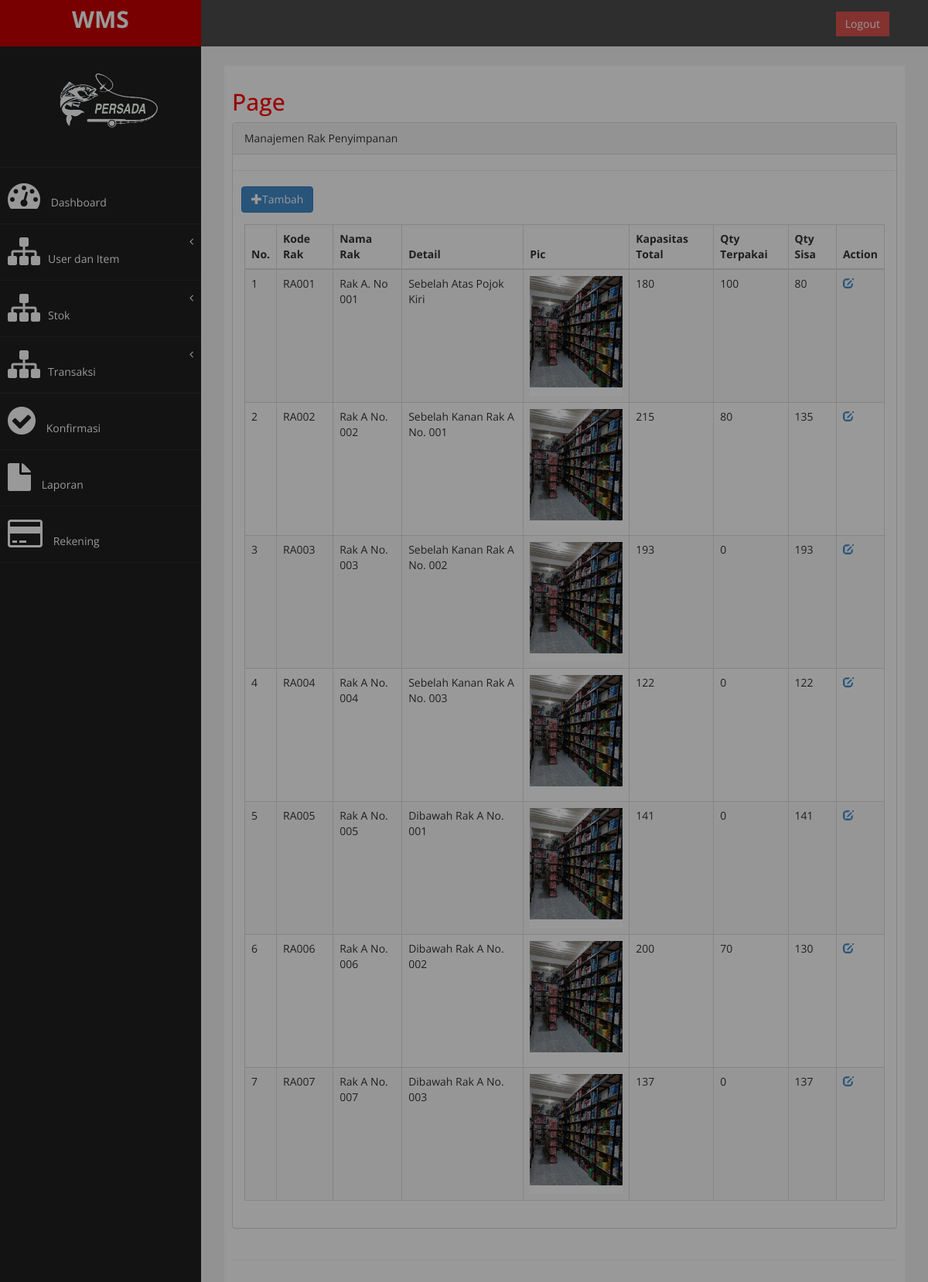
/admin/admin.php?halaman=manajemen_lokasi (signed in), run on the app's committed database.
### tables this page shows
CREATE TABLE `master_location` (
  `id_loc` varchar(10) NOT NULL,
  `name_loc` varchar(20) NOT NULL,
  `description` text NOT NULL,
  `pic` varchar(255) NOT NULL,
  `capacity` bigint(20) NOT NULL,
  `username` varchar(50) NOT NULL,
  `timestamp` datetime NOT NULL,
  PRIMARY KEY (`id_loc`),
  KEY `fk_master_location_username` (`username`),
  CONSTRAINT `fk_master_location_username` FOREIGN KEY (`username`) REFERENCES `master_user` (`username`) ON DELETE CASCADE ON UPDATE CASCADE
);

### admin/modul/mod_lokasi/info_lokasi.php (the view, shortened to what this page needs)
<?php
include '../../../config/koneksi.php';
$query = mysqli_query($conn,
                "SELECT
                    master_location.* ,
                    SUM(master_stock.qty_now) as qty_now,
                    master_stock.status FROM master_location
                LEFT JOIN master_stock
                ON master_location.id_loc = master_stock.id_loc
                WHERE master_stock.status = 'on' OR master_stock.status IS NULL
                GROUP BY master_location.id_loc")
            or die(mysqli_error($conn));
?>
<div class="row">
    <div class="col-md-12">
        <div class="panel panel-default">
            <div class="panel-heading">
                Manajemen Rak Penyimpanan
            </div>
            <hr>
            &nbsp;&nbsp;&nbsp;<button type="button" class="btn btn-primary" data-toggle="modal" data-target="#myModal"><span class="glyphicon glyphicon-plus"></span>Tambah</button>
            <br>
            <div class="panel-body">
                <div class="table-responsive">
                    <table class="table table-striped table-bordered table-hover">
                        <thead>
                            <tr>
                                <th>No.</th>
                                <th>Kode Rak</th>
                                <th>Nama Rak</th>
                                <th>Detail</th>
                                <th>Pic</th>
                                <th>Kapasitas Total</th>
                                <th>Qty Terpakai</th>
                                <th>Qty Sisa</th>
                                <th colspan="2">
                                    <center>Action</center>
                                </th>
                            </tr>
                        </thead>
                        <tbody>
                            <?php
                            if (mysqli_num_rows($query) == 0) {
                                echo '<tr><td colspan="4" align="center">Tidak ada data!</td></tr>';
                            } else {
                                $no = 1;
                                while ($data = mysqli_fetch_array($query)) {
                            ?>
                                    <tr>
                                        <td><?php echo $no ?></td>
                                        <td><?php echo $data['id_loc'] ?></td>
                                        <td> <?php echo $data['name_loc'] ?> </td>
                                        <td> <?php echo $data['description'] ?></td>
                                        <td><img src="../uploads/<?php echo $data['pic']; ?>" width="120" height="155"></td>
                                        <td> <?php echo $data['capacity'] ?></td>
                                        <td>
                                            <?php
                                            if($data['qty_now']!= NULL ){
                                                echo $data['qty_now'] ;
                                                $result = $data['qty_now'];
                                            } else {
                                                echo 0;
                                                $result = 0;
                                            }
                                            ?>
                                        </td>
                                        <td> <?php echo $data['capacity'] -$result ?></td>
                                        <?php
                                        echo '<td><a href=admin.php?halaman=edit_lokasi&&id_loc=' . $data['id_loc'] . '><span class="glyphicon glyphicon-edit"></a></td>'; ?>
                                <?php
                                    echo '</tr>';
                                    $no++;
                                }
                            }
                                ?>
                        </tbody>
                    </table>
                </div>
            </div>
        </div>
    </div>
</div>

### admin/assets/css/custom.css (style rules this page uses)
body { font-family: "Open Sans", sans-serif; }

### data on the page
master_location: id_loc "RA001", name_loc "Rak A. No 001", description "Sebelah Atas Pojok Kiri", pic (picture), capacity "180", qty_now "100", capacity "80"
master_location: id_loc "RA002", name_loc "Rak A No. 002", description "Sebelah Kanan Rak A No. 001", pic (picture), capacity "215", qty_now "80", capacity "135"
master_location: id_loc "RA003", name_loc "Rak A No. 003", description "Sebelah Kanan Rak A No. 002", pic (picture), capacity "193", $data['capacity']-$result "193"
master_location: id_loc "RA004", name_loc "Rak A No. 004", description "Sebelah Kanan Rak A No. 003", pic (picture), capacity "122", $data['capacity']-$result "122"
master_location: id_loc "RA005", name_loc "Rak A No. 005", description "Dibawah Rak A No. 001", pic (picture), capacity "141", $data['capacity']-$result "141"
master_location: id_loc "RA006", name_loc "Rak A No. 006", description "Dibawah Rak A No. 002", pic (picture), capacity "200", qty_now "70", capacity "130"
master_location: id_loc "RA007", name_loc "Rak A No. 007", description "Dibawah Rak A No. 003", pic (picture), capacity "137", $data['capacity']-$result "137"
